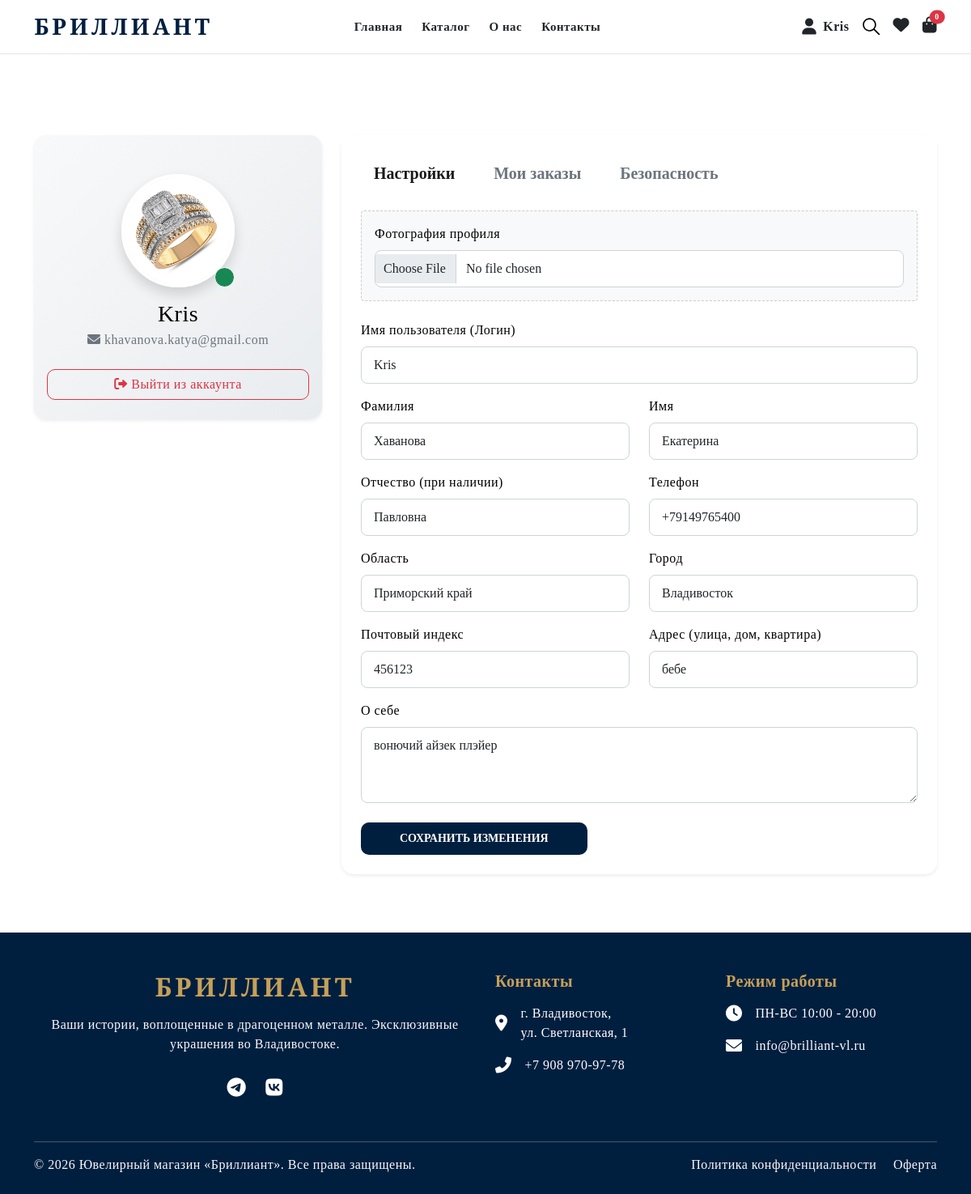
The app's page /profile (signed in) with its own data.
### users/models.py (models this page shows, shortened)
class Cart(models.Model):
    user = models.OneToOneField(User, on_delete=models.CASCADE, verbose_name="Пользователь")
    created_at = models.DateTimeField(auto_now_add=True)
    @property
    def total_items(self):
        return sum(item.quantity for item in self.items.all())

class Profile(models.Model):
    user = models.OneToOneField(User, on_delete=models.CASCADE)
    last_name = models.CharField('Фамилия', max_length=50, blank=True)
    first_name = models.CharField('Имя', max_length=50, blank=True)
    middle_name = models.CharField('Отчество', max_length=50, blank=True)
    region = models.CharField('Область', max_length=100, blank=True)
    postal_code = models.CharField('Почтовый индекс', max_length=20, blank=True)
    address = models.CharField('Адрес', max_length=255, blank=True)
    phone = models.CharField('Телефон', max_length=20, blank=True)
    city = models.CharField('Город', max_length=100, blank=True)
    bio = models.TextField('О себе', max_length=500, blank=True)
    avatar = models.ImageField(upload_to='avatars/', blank=True, null=True)

### users/views.py (the view)
# urls.py: path('profile', views.profile_view, name='profile'),
@login_required
def profile_view(request):
    profile, created = Profile.objects.get_or_create(user=request.user)
    orders = Order.objects.filter(user=request.user).order_by('-created_at')
    if request.method == 'POST':
        form = UserProfileForm(request.POST, request.FILES, instance=profile)
        if form.is_valid():
            form.save()
            messages.success(request, "Профиль успешно обновлен!", extra_tags='profile')
            return redirect('profile')
    else:
        form = UserProfileForm(instance=profile)
    return render(request, 'users/profile.html', {'form': form, 'profile': profile, 'orders': orders})

### main/templates/users/profile.html (shortened to what this page needs)
{% extends 'base.html' %}
{% load static %}
{% load humanize %}
{% block content %}
<div class="login-page mt-100 mb-100">
    <div class="container">
        <div class="row">
            <div class="col-lg-4 mb-4">
                <div class="card shadow-sm border-0" style="border-radius: 15px; background: linear-gradient(135deg, #f8f9fa 0%, #e9ecef 100%);">
                    <div class="card-body text-center pt-5 pb-4">
                        <div class="position-relative d-inline-block mb-3">
                            {% if profile.avatar and profile.avatar.name %}
                                <img src="{{ profile.avatar.url }}?t={% now 'U' %}" alt="Аватар" class="rounded-circle shadow" style="width: 140px; height: 140px; object-fit: cover; border: 4px solid #fff;">
                            {% endif %}
                            <span class="position-absolute bottom-0 end-0 bg-success border border-white rounded-circle" style="width: 25px; height: 25px;" title="Онлайн"></span>
                        </div>
                        <h3 class="font-weight-bold mb-1">{{ user.username }}</h3>
                        <p class="text-muted mb-4"><i class="fas fa-envelope"></i> {{ user.email }}</p>
                        <a href="{% url 'logout' %}" class="btn btn-outline-danger w-100" style="border-radius: 10px;"><i class="fas fa-sign-out-alt"></i> Выйти из аккаунта</a>
                    </div>
                </div>
            </div>
            <div class="col-lg-8 mb-4">
                <div class="card shadow-sm border-0" style="border-radius: 15px;">
                    <div class="card-header bg-white border-0 pt-4 pb-0">
                        <ul class="nav nav-tabs border-bottom-0" id="profileTabs" role="tablist">
                            <li class="nav-item" role="presentation">
                                <button class="nav-link active fw-bold text-dark fs-5 px-4" id="settings-tab" data-bs-toggle="tab" data-bs-target="#settings" type="button" role="tab" aria-controls="settings" aria-selected="true">Настройки</button>
                            </li>
                            <li class="nav-item" role="presentation">
                                <button class="nav-link fw-bold text-muted fs-5 px-4" id="orders-tab" data-bs-toggle="tab" data-bs-target="#orders" type="button" role="tab" aria-controls="orders" aria-selected="false">Мои заказы</button>
                            </li>
                            <li class="nav-item" role="presentation">
                                <button class="nav-link fw-bold text-muted fs-5 px-4" id="security-tab" data-bs-toggle="tab" data-bs-target="#security" type="button" role="tab" aria-controls="security" aria-selected="false">Безопасность</button>
                            </li>
                        </ul>
                    </div>
                    <div class="card-body p-4">
                        <div class="tab-content" id="profileTabsContent">
                            <div class="tab-pane fade show active" id="settings" role="tabpanel" aria-labelledby="settings-tab">
                                <form method="post" enctype="multipart/form-data">
                                    <div class="mb-4 bg-light p-3 rounded" style="border: 1px dashed #ccc;">
                                        <label class="form-label font-weight-bold d-block mb-2">Фотография профиля</label>
                                        {{ form.avatar }}
                                    </div>
                                    <div class="mb-3">
                                        <label class="form-label font-weight-bold">Имя пользователя (Логин)</label>
                                        {{ form.username }}
                                    </div>
                                    <div class="row">
                                        <div class="col-md-6 mb-3">
                                            <label class="form-label font-weight-bold">Фамилия</label>
                                            {{ form.last_name }}
                                        </div>
                                        <div class="col-md-6 mb-3">
                                            <label class="form-label font-weight-bold">Имя</label>
                                            {{ form.first_name }}
                                        </div>
                                        <div class="col-md-6 mb-3">
                                            <label class="form-label font-weight-bold">Отчество (при наличии)</label>
                                            {{ form.middle_name }}
                                        </div>
                                        <div class="col-md-6 mb-3">
                                            <label class="form-label font-weight-bold">Телефон</label>
                                            {{ form.phone }}
                                        </div>
                                        <div class="col-md-6 mb-3">
                                            <label class="form-label font-weight-bold">Область</label>
                                            {{ form.region }}
                                        </div>
                                        <div class="col-md-6 mb-3">
                                            <label class="form-label font-weight-bold">Город</label>
                                            {{ form.city }}
                                        </div>
                                        <div class="col-md-6 mb-3">
                                            <label class="form-label font-weight-bold">Почтовый индекс</label>
                                            {{ form.postal_code }}
                                        </div>
                                        <div class="col-md-6 mb-3">
                                            <label class="form-label font-weight-bold">Адрес (улица, дом, квартира)</label>
                                            {{ form.address }}
                                        </div>
                                    </div>
                                    <div class="mb-4">
                                        <label class="form-label font-weight-bold">О себе</label>
                                        {{ form.bio }}
                                    </div>
                                    <button type="submit" class="btn btn-primary px-5 py-2 fw-bold text-white" style="border-radius: 10px; background-color: #001f3f; border-color: #001f3f; transition: 0.3s;" onmouseover="this.style.backgroundColor='#003366'" onmouseout="this.style.backgroundColor='#001f3f'">СОХРАНИТЬ ИЗМЕНЕНИЯ</button>
                                </form>
                            </div>
                        </div>
                    </div>
                </div>
            </div>
        </div>
    </div>
</div>
{% endblock %}

### main/templates/base.html (shortened to what this page needs)
{% load static %}
<!doctype html>
<html lang="ru" class="no-js" style="scroll-behavior: smooth;">
<head>
    <link rel="stylesheet" href="{% static 'css/vendor.css' %}">
    <link rel="stylesheet" href="{% static 'css/style.css' %}">
    <link rel="stylesheet" href="https://cdnjs.cloudflare.com/ajax/libs/font-awesome/6.0.0/css/all.min.css">
</head>
<body>
    <div class="body-wrapper">
        <header class="sticky-header border-btm-black header-1 bg-white">
            <div class="header-bottom py-3">
                <div class="container">
                    <div class="row align-items-center">
                        <div class="col-lg-3 col-md-4 col-4">
                            <div class="header-logo">
                                <a href="/" class="logo-main text-decoration-none">
                                    <h2 class="mb-0 fw-bold" style="font-family: 'Playfair Display', serif; color: #001f3f; letter-spacing: 4px; font-size: 28px;">БРИЛЛИАНТ</h2>
                                </a>
                            </div>
                        </div>
                        <div class="col-lg-6 d-lg-block d-none">
                            <nav class="site-navigation">
                                <ul class="main-menu list-unstyled d-flex justify-content-center gap-4 mb-0">
                                    <li class="nav-item"><a class="nav-link text-dark fw-bold" href="/">Главная</a></li>
                                    <li class="nav-item"><a class="nav-link text-dark fw-bold" href="/collection">Каталог</a></li>
                                    <li class="nav-item"><a class="nav-link text-dark fw-bold" href="/about-us">О нас</a></li>
                                    <li class="nav-item"><a class="nav-link text-dark fw-bold" href="#contacts">Контакты</a></li>
                                </ul>
                            </nav>
                        </div>
                        <div class="col-lg-3 col-md-8 col-8">
                            <div class="header-action d-flex align-items-center justify-content-end gap-3">
                                <a href="{% if user.is_authenticated %}{% url 'profile' %}{% else %}{% url 'login' %}{% endif %}" class="text-dark text-decoration-none d-flex align-items-center gap-2">
                                    <i class="fas fa-user fs-5"></i>
                                    <span class="d-none d-lg-inline fw-bold">{% if user.is_authenticated %}{{ user.username }}{% else %}Вход{% endif %}</span>
                                </a>
                                <a class="header-action-item header-search" href="javascript:void(0)">
                                </a>
                                <a href="/wishlist" class="text-dark text-decoration-none">
                                    <i class="fas fa-heart fs-5"></i>
                                </a>
                                <a href="/cart/" class="text-dark text-decoration-none position-relative">
                                    <i class="fas fa-shopping-bag fs-5"></i>
                                    <span class="position-absolute top-0 start-100 translate-middle badge rounded-pill bg-danger" style="font-size: 10px;">
                                        {{ global_cart.total_items|default:0 }}
                                    </span>
                                </a>
                            </div>
                        </div>
                    </div>
                </div>
            </div>
        </header>
        <main id="MainContent" class="content-for-layout">
            {% block content %}{% endblock %}
        </main>
        <footer id="contacts" class="mt-5 pt-5 pb-4 text-white" style="background-color: #001f3f;">
            <div class="container">
                <div class="row justify-content-center">
                    <div class="col-lg-6 mb-4 text-center">
                        <h4 class="fw-bold mb-3" style="font-family: 'Playfair Display', serif; letter-spacing: 4px; font-size: 32px; color: #c5a059;">БРИЛЛИАНТ</h4>
                        <p class="text-light opacity-75 mb-4 px-3">Ваши истории, воплощенные в драгоценном металле. Эксклюзивные украшения во Владивостоке.</p>
                        <div class="d-flex justify-content-center gap-4 mt-4">
                            <a href="https://t.me/mebomje" target="_blank" class="text-white fs-4" title="Telegram"><i class="fab fa-telegram"></i></a>
                            <a href="https://vk.ru/finikcos" target="_blank" class="text-white fs-4" title="ВКонтакте"><i class="fab fa-vk"></i></a>
                        </div>
                    </div>
                    <div class="col-lg-6 mb-4 mt-4 mt-lg-0">
                        <div class="row">
                            <div class="col-md-6 mb-3">
                                <h5 class="fw-bold mb-3" style="color: #c5a059;">Контакты</h5>
                                <ul class="list-unstyled opacity-75">
                                    <li class="mb-3 d-flex align-items-center gap-3">
                                        <i class="fas fa-map-marker-alt fs-5"></i>
                                        <span>г. Владивосток,<br>ул. Светланская, 1</span>
                                    </li>
                                    <li class="mb-3 d-flex align-items-center gap-3">
                                        <i class="fas fa-phone-alt fs-5"></i>
                                        <a href="tel:+79089709778" class="text-white text-decoration-none">+7 908 970-97-78</a>
                                    </li>
                                </ul>
                            </div>
                            <div class="col-md-6 mb-3">
                                <h5 class="fw-bold mb-3" style="color: #c5a059;">Режим работы</h5>
                                <ul class="list-unstyled opacity-75">
                                    <li class="mb-3 d-flex align-items-center gap-3">
                                        <i class="fas fa-clock fs-5"></i>
                                        <span>ПН-ВС 10:00 - 20:00</span>
                                    </li>
                                    <li class="mb-3 d-flex align-items-center gap-3">
                                        <i class="fas fa-envelope fs-5"></i>
                                        <span>info@brilliant-vl.ru</span>
                                    </li>
                                </ul>
                            </div>
                        </div>
                    </div>
                </div>
                <hr class="mt-4 mb-3 border-secondary opacity-25">
                <div class="row align-items-center">
                    <div class="col-md-6 text-center text-md-start">
                        <p class="mb-0 text-light opacity-50">&copy; 2026 Ювелирный магазин «Бриллиант». Все права защищены.</p>
                    </div>
                    <div class="col-md-6 text-center text-md-end mt-3 mt-md-0">
                        <a href="{% url 'privacy_policy' %}" class="text-light opacity-50 text-decoration-none me-3">Политика конфиденциальности</a>
                        <a href="{% url 'offer' %}" class="text-light opacity-50 text-decoration-none">Оферта</a>
                    </div>
                </div>
            </div>
        </footer>
    </div>
</body>
</html>

### records on screen
Cart: total_items "0"
Profile: avatar (picture), last_name "Хаванова", first_name "Екатерина", middle_name "Павловна", phone "+79149765400", region "Приморский край", city "Владивосток", postal_code "456123", address "бебе", bio "вонючий айзек плэйер"

### other values on screen
{{ user.username }} "Kris"
{{ user.email }} "khavanova.katya@gmail.com"
